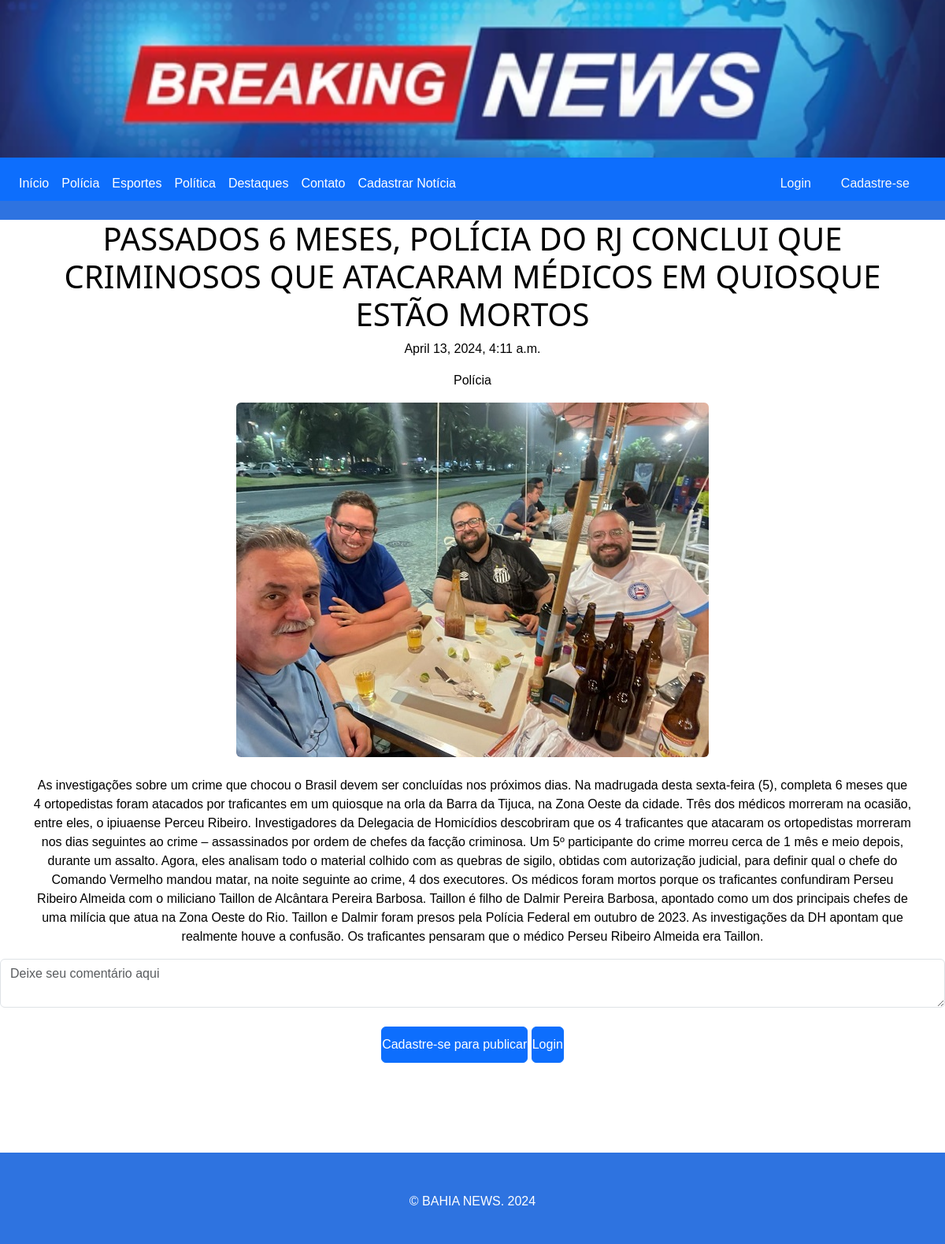
The app's page /noticia/10/ with its own data.
### blog/models.py (models this page shows, shortened)
class Noticia (models.Model):
    nome = models.CharField(max_length=100)
    data = models.DateTimeField(auto_now_add=True)
    categoria = models.ForeignKey("Categoria", on_delete=models.CASCADE)

class Categoria(models.Model):
    nome = models.CharField(max_length=25)
    def __str__(self):
        return self.nome

class Imagem (models.Model):
    nome = models.TextField(null=True)
    ordem = models.IntegerField()
    noticia = models.ForeignKey("Noticia", on_delete=models.CASCADE)
    class Meta:
        verbose_name_plural = "Imagens"

class Corpo (models.Model):
    corpo = models.TextField()
    ordem = models.IntegerField()
    noticia = models.ForeignKey("Noticia", on_delete=models.CASCADE)

### blog/views.py (the view)
# urls.py: path('noticia/<int:noticia_id>/', views.detalhes_noticia, name='detalhes_noticia'),
def detalhes_noticia (request, noticia_id):
    noticia = get_object_or_404(Noticia, pk=noticia_id)
    comentarios = noticia.comentario_set.all()
    loginform = LoginForm()
    usuarioform = UsuarioForm()
    if request.method == 'POST':
        if request.user.is_authenticated:
            form = ComentarioForm(request.POST)
            comentario = form.save(commit=False)
            comentario.noticia = noticia
            comentario.usuario = request.user
            print("noticia",noticia)
            print("request.user",request.user)
            print("comentario",comentario)
            comentario.save()
            return redirect(reverse('detalhes_noticia', kwargs={'noticia_id': noticia_id}))
        else:
            return redirect('login')
    else:
        form = ComentarioForm()
    return render(request, 'detalhes_noticia.html', {'noticia': noticia, 'comentarios': comentarios, 'form': form, 'loginform': loginform, 'usuarioform': usuarioform})

### blog/forms.py
class ComentarioForm(forms.ModelForm):
    class Meta:
        model = Comentario
        fields = ['corpo']
        labels = {'corpo': 'Comentário'}

class LoginForm (forms.ModelForm):
    class Meta:
        model = User
        fields = ['username', 'password']
        widgets = {'password': PasswordInput()}
    def __init__ (self,*args,**kwargs):
        super().__init__(*args, **kwargs)
        self.fields['username'].widget.attrs.update({'placeholder': 'Usuário','class': 'form-control my-2 p-2'})
        self.fields['password'].widget.attrs.update({'placeholder': 'Senha','class': 'form-control my-2 p-2'})

### blog/templates/detalhes_noticia.html (shortened to what this page needs)
{% extends 'base.html' %}
{% block conteudo %}
    <div class="container mt-4 text-black">
        <h1> {{ noticia.nome }} </h1>
        <p> {{ noticia.data }} </p>
        <p> {{ noticia.categoria }} </p>
        {% load static %}
        {% for imagem in noticia.imagem_set.all %}
            <img src="{% static imagem.nome %}" alt="{{noticia.nome}}" class="rounded mx-auto d-block" class="img-fluid" style="max-width: 100%;">
        {% endfor %}
        {% for corpo in noticia.corpo_set.all %}
            <p> {{ corpo.corpo }} </p>
        {% endfor %}
    </div>
    <form method="post" class="mb-5">
        <textarea name="comentario" class="form-control mb-4" placeholder="Deixe seu comentário aqui"></textarea>
        {% if user.is_authenticated %}
            <button type="submit" class="btn btn-primary">Enviar</button>
        {% else %}
            <a href="#" class="btn btn-primary" data-bs-toggle="modal" data-bs-target="#modal-cadastro"> Cadastre-se para publicar </a>
            <a href="#" class="btn btn-primary" data-bs-toggle="modal" data-bs-target="#modal-login"> Login  </a>
        {% endif %}
    </form>
    <h3>Comentários:</h3>
    {% for comentario in noticia.comentario_set.all %}
        <div class="card mb-4">
            <div class="card-body">
                {% if comentario.corpo|length > 150 %}
                    <p>{{ comentario.corpo|slice:":150" }}</p>
                    <a href="#" class="btn btn-link" data-toggle="collapse" data-target="comentario{{ comentario.id }}">Ver mais</a>
                    <div id="comentario{{ comentario.id }}" class="collapse">
                        <p>{{ comentario.corpo|slice:"150" }}</p>
                    </div>
                {% else %}
                    <p>{{ comentario.corpo }}</p>
                {% endif %}
                <p class="text-muted">Enviado em: {{ comentario.data }}</p>
            </div>
        </div>
    {% empty %}
        <p>Ainda não há comentários para esta notícia.</p>
    {% endfor %}
{% endblock %}

### blog/templates/base.html (style rules this page uses)
body { font-family: Arial, sans-serif; margin: 0; padding: 0; background-color: #f4f4f4; }
h1 { font-family: "DynaPuff", system-ui; }
.container-fluid { background-color: #2e73e0; color: white; padding: 0 15px; text-align: center; }
.container-fluid a { color: white; text-decoration: none; padding: 10px 0; }

### records on screen
Noticia: nome "PASSADOS 6 MESES, POLÍCIA DO RJ CONCLUI QUE CRIMINOSOS QUE ATACARAM MÉDICOS EM QUIOSQUE ESTÃO MORTOS", data "April 13, 2024, 4:11 a.m.", categoria "Polícia"
Corpo: corpo "As investigações sobre um crime que chocou o Brasil devem ser concluídas nos próximos dias. Na madrugada desta sexta-feira (5), completa 6 meses que 4 ortopedistas foram atacados por traficantes em um quiosque na orla da Barra da Tijuca, na Zona Oeste da cidade. Três dos médicos morreram na ocasião, entre eles, o ipiuaense Perceu Ribeiro. Investigadores da Delegacia de Homicídios descobriram que os 4 traficantes que atacaram os ortopedistas morreram nos dias seguintes ao crime – assassinados por ordem de chefes da facção criminosa. Um 5º participante do crime morreu cerca de 1 mês e meio depois, durante um assalto. Agora, eles analisam todo o material colhido com as quebras de sigilo,…"
